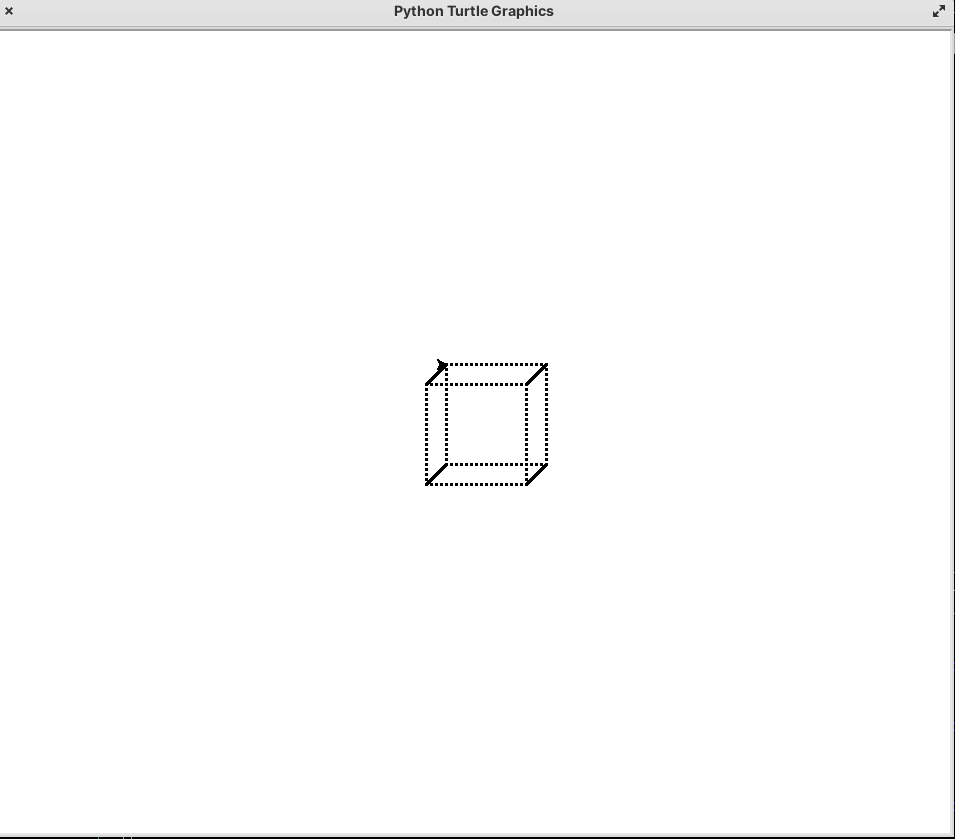

The Python source for this figure:
import turtle

def draw_point(x, y):
    turtle.penup()
    turtle.goto(x, y)
    turtle.pendown()
    turtle.dot(3) 

def draw_line(x1, y1, x2, y2):
    steps = 20 
    for i in range(steps + 1):
        t = i / steps
        x = x1 + (x2 - x1) * t
        y = y1 + (y2 - y1) * t
        draw_point(x, y)

def draw_cube():
    # Definir los vértices del cubo en 2D (perspectiva simple)
    vertices = [
        (-50, -50), (50, -50), (50, 50), (-50, 50),  
        (-30, -30), (70, -30), (70, 70), (-30, 70)   
    ]
    
    # Dibujar las aristas del cubo con la función de línea
    edges = [
        (0, 1), (1, 2), (2, 3), (3, 0),  
        (4, 5), (5, 6), (6, 7), (7, 4),  
        (0, 4), (1, 5), (2, 6), (3, 7)   
    ]
    
    for edge in edges:
        draw_line(vertices[edge[0]][0], vertices[edge[0]][1],
                  vertices[edge[1]][0], vertices[edge[1]][1])


draw_cube()
turtle.done()
